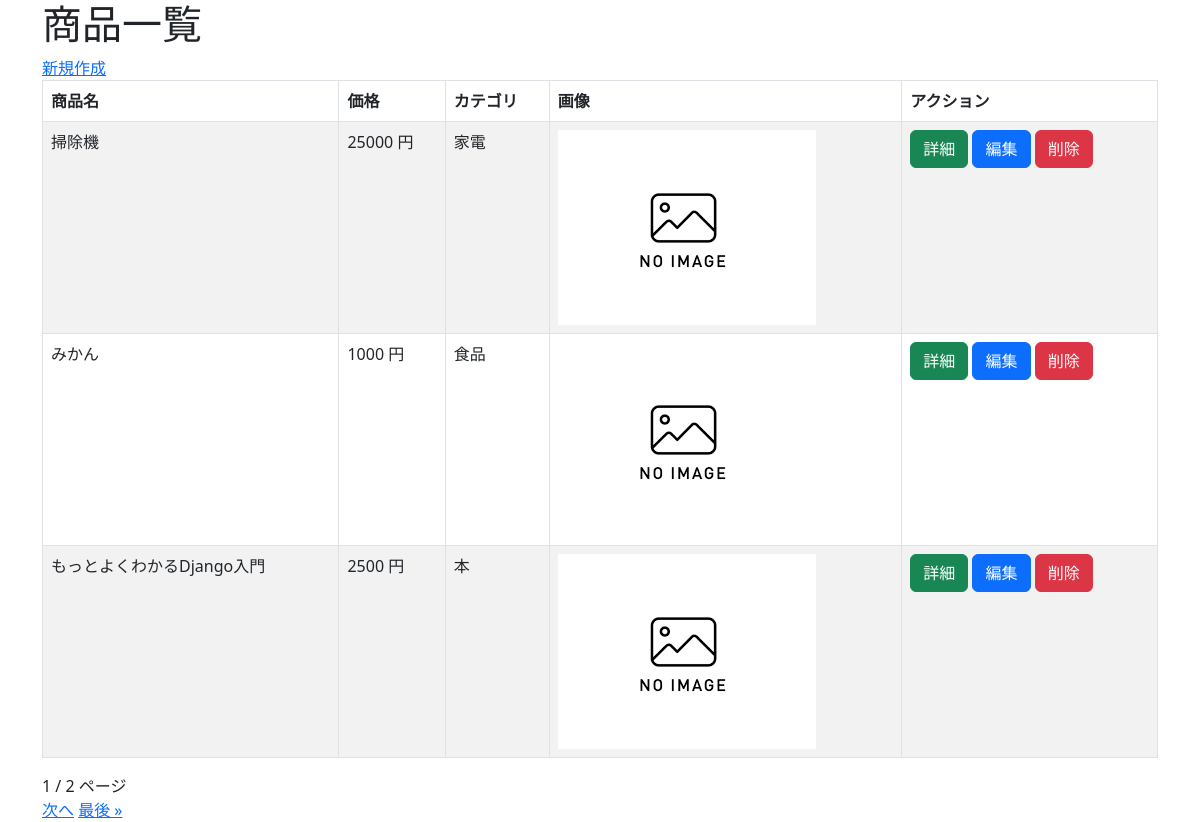
/crud/, run on the app's committed database.
### crud/models.py (models this page shows, shortened)
class Product(models.Model):
    name = models.CharField(max_length=200)  # 商品名を文字列で定義　最大文字列長は200
    price = models.PositiveIntegerField()  # 価格を整数で定義　正の整数のみ
    category = models.ForeignKey(Category, on_delete=models.CASCADE)
    img = models.ImageField(blank=True, default='noImage.png')  # 画像フィールドは省略可で、デフォルト画像はnoImage.png
    description = models.TextField(null=True, blank=True)

class Category(models.Model):
    name = models.CharField(max_length=200)
    def __str__(self):
        return self.name

### crud/views.py (the view)
# urls.py: path('crud/', views.ProductListView.as_view(), name='list'),
class ProductListView(ListView):
    model = Product
    template_name = "list.html"
    paginate_by = 3

### crud/templates/crud/product_list.html (shortened to what this page needs)
{% extends "base.html" %}
{% block content %}
  <h1>商品一覧</h1>
  <a href="{% url 'new' %}">新規作成</a>
  <table class="table table-striped table-hover table-bordered">
    <thead>
      <tr>
        <th>商品名</th>
        <th>価格</th>
        <th>カテゴリ</th>
        <th>画像</th>
        <th>アクション</th>
      </tr>
    </thead>
    {% for product in object_list %}
      <tr>
        <td>{{ product.name }}</td>
        <td>{{ product.price }} 円</td>
        <td>{{ product.category }}</td>
        <td>
          <img src="{{ product.img.url }}" style="width:100px height: auto;">
        </td>
        <td>
          <button class="btn btn-success"
                  onclick="location.href='{% url 'detail' pk=product.pk %}'">詳細</button>
          <button class="btn btn-primary"
                  onclick="location.href='{% url 'edit' pk=product.pk %}'">編集</button>
          <button class="btn btn-danger"
                  onclick="location.href='{% url 'delete' pk=product.pk %}'">削除</button>
        </td>
      </tr>
    {% endfor %}
  </table>
  {{ page_obj.number }} / {{ page_obj.paginator.num_pages }} ページ
  <br />
  {% if page_obj.has_next %}
    <a href="?page={{ page_obj.next_page_number }}">次へ</a>
    <a href="?page={{ page_obj.paginator.num_pages }}">最後 &raquo;</a>
  {% endif %}
{% endblock content %}

### crud/templates/base.html (shortened to what this page needs)
<!DOCTYPE html>
<html lang="ja">
  <head>
    <link href="https://cdn.jsdelivr.net/npm/bootstrap@5.3.0-alpha3/dist/css/bootstrap.min.css"
          rel="stylesheet"
>
  </head>
  <body>
    <div class="container">
      {% block content %}
      {% endblock content %}
    </div>
  </body>
</html>

### data on the page
Product: name "掃除機", price "25000", category "家電", img (placeholder picture)
Product: name "みかん", price "1000", category "食品", img (placeholder picture)
Product: name "もっとよくわかるDjango入門", price "2500", category "本", img (placeholder picture)

### other printed values
{{ page_obj.number }} "1"
{{ page_obj.paginator.num_pages }} "2"
